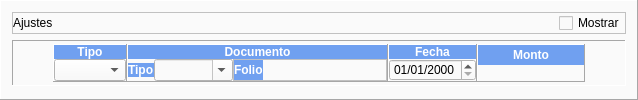
       <widget class="QFrame" name="frAjuste">
        <property name="sizePolicy">
         <sizepolicy hsizetype="Preferred" vsizetype="Fixed">
          <horstretch>0</horstretch>
          <verstretch>0</verstretch>
         </sizepolicy>
        </property>
        <property name="styleSheet">
         <string notr="true">background-color:#FAFAFA;</string>
        </property>
        <property name="frameShape">
         <enum>QFrame::Panel</enum>
        </property>
        <property name="frameShadow">
         <enum>QFrame::Raised</enum>
        </property>
        <layout class="QVBoxLayout" name="verticalLayout_4">
         <item>
          <widget class="QFrame" name="frAjustes0">
           <property name="sizePolicy">
            <sizepolicy hsizetype="Preferred" vsizetype="Fixed">
             <horstretch>0</horstretch>
             <verstretch>0</verstretch>
            </sizepolicy>
           </property>
           <property name="frameShape">
            <enum>QFrame::StyledPanel</enum>
           </property>
           <property name="frameShadow">
            <enum>QFrame::Raised</enum>
           </property>
           <layout class="QHBoxLayout" name="horizontalLayout_21">
            <property name="margin">
             <number>0</number>
            </property>
            <item>
             <widget class="QLabel" name="label_9">
              <property name="text">
               <string>Ajustes</string>
              </property>
             </widget>
            </item>
            <item>
             <widget class="QCheckBox" name="chAjustes">
              <property name="sizePolicy">
               <sizepolicy hsizetype="Fixed" vsizetype="Fixed">
                <horstretch>0</horstretch>
                <verstretch>0</verstretch>
               </sizepolicy>
              </property>
              <property name="text">
               <string>Mostrar</string>
              </property>
             </widget>
            </item>
           </layout>
          </widget>
         </item>
         <item>
          <widget class="QFrame" name="frAjustes">
           <property name="sizePolicy">
            <sizepolicy hsizetype="Preferred" vsizetype="Fixed">
             <horstretch>0</horstretch>
             <verstretch>0</verstretch>
            </sizepolicy>
           </property>
           <property name="frameShape">
            <enum>QFrame::Panel</enum>
           </property>
           <property name="frameShadow">
            <enum>QFrame::Sunken</enum>
           </property>
           <property name="lineWidth">
            <number>1</number>
           </property>
           <layout class="QVBoxLayout" name="verticalLayout_11">
            <property name="spacing">
             <number>0</number>
            </property>
            <property name="leftMargin">
             <number>0</number>
            </property>
            <property name="topMargin">
             <number>3</number>
            </property>
            <property name="rightMargin">
             <number>0</number>
            </property>
            <property name="bottomMargin">
             <number>3</number>
            </property>
            <item>
             <layout class="QHBoxLayout" name="horizontalLayout_11">
              <item>
               <spacer name="horizontalSpacer_13">
                <property name="orientation">
                 <enum>Qt::Horizontal</enum>
                </property>
                <property name="sizeHint" stdset="0">
                 <size>
                  <width>40</width>
                  <height>20</height>
                 </size>
                </property>
               </spacer>
              </item>
              <item>
               <widget class="QFrame" name="frTipoAjuste">
                <property name="frameShape">
                 <enum>QFrame::Panel</enum>
                </property>
                <property name="frameShadow">
                 <enum>QFrame::Raised</enum>
                </property>
                <layout class="QVBoxLayout" name="verticalLayout_23">
                 <property name="spacing">
                  <number>0</number>
                 </property>
                 <property name="margin">
                  <number>0</number>
                 </property>
                 <item>
                  <widget class="QLabel" name="label_10">
                   <property name="font">
                    <font>
                     <weight>75</weight>
                     <bold>true</bold>
                    </font>
                   </property>
                   <property name="styleSheet">
                    <string notr="true">color:#FFFFFF; background-color:#70A0F0;</string>
                   </property>
                   <property name="text">
                    <string>Tipo</string>
                   </property>
                   <property name="alignment">
                    <set>Qt::AlignCenter</set>
                   </property>
                   <property name="margin">
                    <number>2</number>
                   </property>
                  </widget>
                 </item>
                 <item>
                  <widget class="QComboBox" name="cbTipoAjuste"/>
                 </item>
                </layout>
               </widget>
              </item>
              <item>
               <widget class="QFrame" name="frame_3">
                <property name="frameShape">
                 <enum>QFrame::Panel</enum>
                </property>
                <property name="frameShadow">
                 <enum>QFrame::Raised</enum>
                </property>
                <layout class="QVBoxLayout" name="verticalLayout_24">
                 <property name="spacing">
                  <number>0</number>
                 </property>
                 <property name="margin">
                  <number>0</number>
                 </property>
                 <item>
                  <widget class="QLabel" name="label_17">
                   <property name="font">
                    <font>
                     <weight>75</weight>
                     <bold>true</bold>
                    </font>
                   </property>
                   <property name="styleSheet">
                    <string notr="true">color:#FFFFFF; background-color:#70A0F0;</string>
                   </property>
                   <property name="text">
                    <string>Documento</string>
                   </property>
                   <property name="alignment">
                    <set>Qt::AlignCenter</set>
                   </property>
                   <property name="margin">
                    <number>2</number>
                   </property>
                  </widget>
                 </item>
                 <item>
                  <layout class="QHBoxLayout" name="horizontalLayout_12">
                   <item>
                    <widget class="QLabel" name="label_18">
                     <property name="sizePolicy">
                      <sizepolicy hsizetype="Preferred" vsizetype="Fixed">
                       <horstretch>0</horstretch>
                       <verstretch>0</verstretch>
                      </sizepolicy>
                     </property>
                     <property name="font">
                      <font>
                       <weight>75</weight>
                       <bold>true</bold>
                      </font>
                     </property>
                     <property name="styleSheet">
                      <string notr="true">color:#FFFFFF; background-color:#70A0F0;</string>
                     </property>
                     <property name="text">
                      <string>Tipo</string>
                     </property>
                     <property name="margin">
                      <number>2</number>
                     </property>
                    </widget>
                   </item>
                   <item>
                    <widget class="QComboBox" name="cbTipoDocumentoAjuste">
                     <property name="font">
                      <font>
                       <weight>75</weight>
                       <bold>true</bold>
                      </font>
                     </property>
                     <property name="editable">
                      <bool>true</bool>
                     </property>
                     <property name="sizeAdjustPolicy">
                      <enum>QComboBox::AdjustToContents</enum>
                     </property>
                    </widget>
                   </item>
                   <item>
                    <widget class="QFrame" name="frame_4">
                     <property name="frameShape">
                      <enum>QFrame::StyledPanel</enum>
                     </property>
                     <property name="frameShadow">
                      <enum>QFrame::Raised</enum>
                     </property>
                     <layout class="QHBoxLayout" name="horizontalLayout_13">
                      <property name="spacing">
                       <number>0</number>
                      </property>
                      <property name="margin">
                       <number>0</number>
                      </property>
                      <item>
                       <widget class="QLabel" name="label_19">
                        <property name="font">
                         <font>
                          <weight>75</weight>
                          <bold>true</bold>
                         </font>
                        </property>
                        <property name="styleSheet">
                         <string notr="true">color:#FFFFFF; background-color:#70A0F0;</string>
                        </property>
                        <property name="text">
                         <string>Folio</string>
                        </property>
                        <property name="margin">
                         <number>2</number>
                        </property>
                       </widget>
                      </item>
                      <item>
                       <widget class="QLineEdit" name="edFolioAjuste">
                        <property name="font">
                         <font>
                          <weight>75</weight>
                          <bold>true</bold>
                         </font>
                        </property>
                        <property name="frame">
                         <bool>false</bool>
                        </property>
                       </widget>
                      </item>
                     </layout>
                    </widget>
                   </item>
                  </layout>
                 </item>
                </layout>
               </widget>
              </item>
              <item>
               <widget class="QFrame" name="frame_7">
                <property name="frameShape">
                 <enum>QFrame::Panel</enum>
                </property>
                <property name="frameShadow">
                 <enum>QFrame::Raised</enum>
                </property>
                <layout class="QVBoxLayout" name="verticalLayout_25">
                 <property name="spacing">
                  <number>0</number>
                 </property>
                 <property name="margin">
                  <number>0</number>
                 </property>
                 <item>
                  <widget class="QLabel" name="label_20">
                   <property name="font">
                    <font>
                     <weight>75</weight>
                     <bold>true</bold>
                    </font>
                   </property>
                   <property name="styleSheet">
                    <string notr="true">color:#FFFFFF; background-color:#70A0F0;</string>
                   </property>
                   <property name="text">
                    <string>Fecha</string>
                   </property>
                   <property name="alignment">
                    <set>Qt::AlignCenter</set>
                   </property>
                   <property name="margin">
                    <number>2</number>
                   </property>
                  </widget>
                 </item>
                 <item>
                  <widget class="QDateTimeEdit" name="fechaAjuste">
                   <property name="displayFormat">
                    <string>dd/MM/yyyy</string>
                   </property>
                  </widget>
                 </item>
                </layout>
               </widget>
              </item>
              <item>
               <widget class="QFrame" name="frame_8">
                <property name="frameShape">
                 <enum>QFrame::Panel</enum>
                </property>
                <property name="frameShadow">
                 <enum>QFrame::Raised</enum>
                </property>
                <layout class="QVBoxLayout" name="verticalLayout_26">
                 <property name="spacing">
                  <number>0</number>
                 </property>
                 <property name="margin">
                  <number>0</number>
                 </property>
                 <item>
                  <widget class="QLabel" name="label_21">
                   <property name="font">
                    <font>
                     <weight>75</weight>
                     <bold>true</bold>
                    </font>
                   </property>
                   <property name="styleSheet">
                    <string notr="true">color:#FFFFFF; background-color:#70A0F0;</string>
                   </property>
                   <property name="text">
                    <string>Monto</string>
                   </property>
                   <property name="alignment">
                    <set>Qt::AlignCenter</set>
                   </property>
                   <property name="margin">
                    <number>2</number>
                   </property>
                  </widget>
                 </item>
                 <item>
                  <widget class="CDNumberEdit" name="edMontoAjuste">
                   <property name="frame">
                    <bool>false</bool>
                   </property>
                  </widget>
                 </item>
                </layout>
               </widget>
              </item>
              <item>
               <spacer name="horizontalSpacer_12">
                <property name="orientation">
                 <enum>Qt::Horizontal</enum>
                </property>
                <property name="sizeHint" stdset="0">
                 <size>
                  <width>40</width>
                  <height>20</height>
                 </size>
                </property>
               </spacer>
              </item>
             </layout>
            </item>
           </layout>
          </widget>
         </item>
        </layout>
       </widget>
